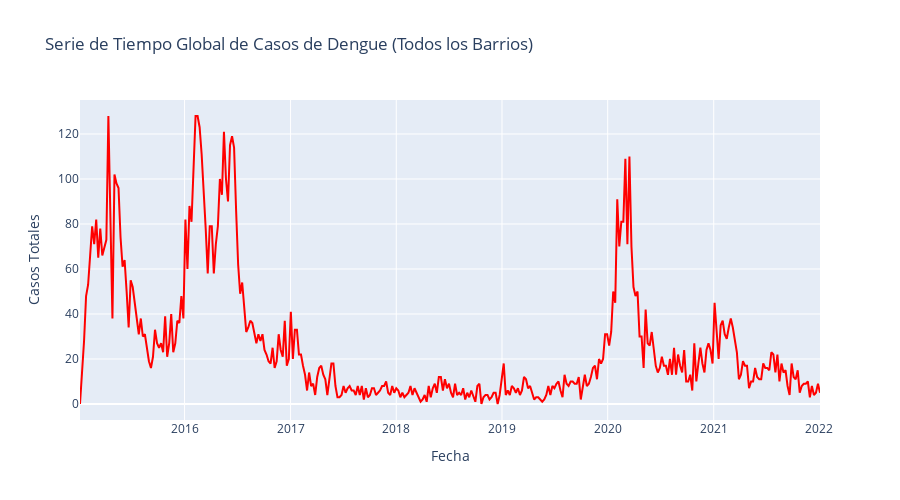

This figure's notebook cell:
### Code cell
# Análisis global: agregar casos de dengue para todos los barrios
dengue_global = df_train.groupby('fecha')['dengue'].sum().reset_index()

# Crear visualización interactiva con Plotly
fig = go.Figure()
fig.add_trace(go.Scatter(
    x=dengue_global['fecha'],
    y=dengue_global['dengue'],
    mode='lines',
    name='Casos totales de dengue',
    line=dict(color='red', width=2)
))

fig.update_layout(
    title='Serie de Tiempo Global de Casos de Dengue (Todos los Barrios)',
    xaxis_title='Fecha',
    yaxis_title='Casos Totales',
    hovermode='x unified',
    height=500
)
fig.show()

# Análisis de estacionalidad - descomposición
from statsmodels.tsa.seasonal import seasonal_decompose

# Asegurar frecuencia semanal
dengue_global_ts = dengue_global.set_index('fecha')['dengue']
dengue_global_ts = dengue_global_ts.asfreq('W-MON', method='ffill')

# Descomposición
decomposition = seasonal_decompose(dengue_global_ts, model='additive', period=52)

# Visualizar descomposición
fig, axes = plt.subplots(4, 1, figsize=(15, 12))

dengue_global_ts.plot(ax=axes[0], title='Serie Original')
axes[0].set_ylabel('Casos')

decomposition.trend.plot(ax=axes[1], title='Tendencia')
axes[1].set_ylabel('Tendencia')

decomposition.seasonal.plot(ax=axes[2], title='Estacionalidad')
axes[2].set_ylabel('Estacionalidad')

decomposition.resid.plot(ax=axes[3], title='Residuos')
axes[3].set_ylabel('Residuos')

plt.tight_layout()
plt.show()

### Figure 1 — Plotly figure (JSON) as saved in the notebook; plotly's stock layout.template omitted (floating-point values rounded to 4 significant figures; data arrays with more than 128 entries replaced by an {"elided": "..."} marker saying what was removed)
{"data": [{"line": {"color": "red", "width": 2}, "mode": "lines", "name": "Casos totales de dengue", "type": "scatter", "x": {"elided": "365 str values"}, "y": {"elided": "365 float values"}}], "layout": {"height": 500, "hovermode": "x unified", "title": {"text": "Serie de Tiempo Global de Casos de Dengue (Todos los Barrios)"}, "xaxis": {"title": {"text": "Fecha"}}, "yaxis": {"title": {"text": "Casos Totales"}}}}
